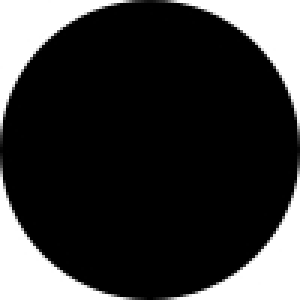
#> input picture goal.jpg, 100 x 100 px (shown 3 times larger)
$ python image_approx.py
#> lines starting #> are read from the running program, lines starting #| are printed output that depends on the picture
from PIL import Image, ImageDraw
import os
from random import choice, randint
import sys
from time import time


class Triangle (object):
  def __init__ (self, resolution, attributes = {}):
    self.resolution = resolution
    self.attributes = {
      "x1": 0, "y1": 0,
      "x2": 0, "y2": 0,
      "x3": 0, "y3": 0,
      "r":  0, "g":  0, "b":  0, "a":  0
    }
    for attrib in self.attributes.keys():
      if attrib in attributes.keys():
        self.attributes[attrib] = attributes[attrib]
      else:
        self.randomize(attrib)

  def randomize (self, attribute):
    if   attribute == "x1":
      self.attributes["x1"] = randint(0, self.resolution[0] - 1)
    elif attribute == "y1":
      self.attributes["y1"] = randint(0, self.resolution[1] - 1)
    elif attribute == "x2":
      self.attributes["x2"] = randint(0, self.resolution[0] - 1)
    elif attribute == "y2":
      self.attributes["y2"] = randint(0, self.resolution[1] - 1)
    elif attribute == "x3":
      self.attributes["x3"] = randint(0, self.resolution[0] - 1)
    elif attribute == "y3":
      self.attributes["y3"] = randint(0, self.resolution[1] - 1)
    elif attribute == "r":
      self.attributes["r"] = randint(0, 255)
    elif attribute == "g":
      self.attributes["g"] = randint(0, 255)
    elif attribute == "b":
      self.attributes["b"] = randint(0, 255)
    elif attribute == "a":
      self.attributes["a"] = randint(0, 255)


class Individual (object):
  def __init__ (self, resolution, numchrom):
    self.resolution = resolution
    self.numchrom = numchrom
    self.solution = [Triangle(self.resolution) for _ in range(numchrom)]
    self.fitness = 0

  def make_image (self):
    self.image = Image.new("RGB", self.resolution)
    draw = ImageDraw.Draw(self.image)
    for triangle in self.solution:
        draw.polygon([(triangle.attributes["x1"], triangle.attributes["y1"]),
                      (triangle.attributes["x2"], triangle.attributes["y2"]),
                      (triangle.attributes["x3"], triangle.attributes["y3"])],
                     fill = (triangle.attributes["r"],
                             triangle.attributes["g"],
                             triangle.attributes["b"],
                             triangle.attributes["a"]))

  def evolve (self):
    target = choice(self.solution)
    target.randomize(choice(target.attributes.keys()))

  def payoff (self, goal_access):
    self_access = self.image.load()
    diff = 0
    for i in range(self.resolution[0]):
      for j in range(self.resolution[1]):
        self_pix = self_access[i, j]
        goal_pix = goal_access[i, j]
        diff += abs(self_pix[0] - goal_pix[0])
        diff += abs(self_pix[1] - goal_pix[1])
        diff += abs(self_pix[2] - goal_pix[2])
    self.fitness = diff ** 2

  def copy (self):
    copy = Individual(self.resolution, self.numchrom)
    copy.solution = [Triangle(self.resolution, triangle.attributes) for triangle in self.solution]
    return copy


def main (goal_path, popsize, numchrom, generations, step):
#> called with goal_path = 'goal.jpg', popsize = 1000, numchrom = 100, generations = 2001, step = 100
  folder_path = goal_path + " images"
  if not os.path.isdir(folder_path):
    os.mkdir(folder_path)
  goal_image = Image.open(goal_path).convert("RGB")
#> goal_image is the input picture: PIL image 100x100 RGB; min 0, max 255, mean 55
  goal_access = goal_image.load()
  resolution = goal_image.size
#> resolution = (100, 100)
  population = [Individual(resolution, numchrom) for i in range(popsize)]
  generation = 0
  while(generation < generations):
    for individual in population:
      individual.make_image()
      individual.payoff(goal_access)
    population.sort(key = lambda x: x.fitness)
    if generation % step == 0:
      population[0].image.save(
        "{0}/{1}-{2}-{3}.jpg".format(
          folder_path, int(time()), generation, population[0].fitness
        )
      )
    for i in range(len(population)):
      if i > 0:
        population[i] = population[0].copy()
      population[i].evolve()
    generation += 1
#> this loop made 1 pass
#> pass 1, in main, `population[0].image.save( "{0}/{1}-{2}-{3}.jpg".format( folder_path, i..`:
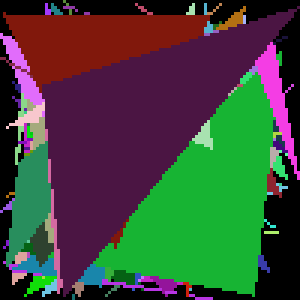
#> saved as 1795214741-0-9181378746241.jpg: PIL image 100x100 RGB (shown 3 times larger); mean R, G, B 62.4, 70.4, 57.5
#> after the loop, generation = 0; population = 1000 items


if __name__ == "__main__":
  goal_path   = "goal.jpg" if len(sys.argv) < 2 else sys.argv[1]
  popsize     = 1000       if len(sys.argv) < 3 else int(sys.argv[2])
  numchrom    = 100        if len(sys.argv) < 4 else int(sys.argv[3])
  generations = 2001       if len(sys.argv) < 5 else int(sys.argv[4])
  step        = 100        if len(sys.argv) < 6 else int(sys.argv[5])
#> (the run stopped early here; a loop or call above may not have finished)
